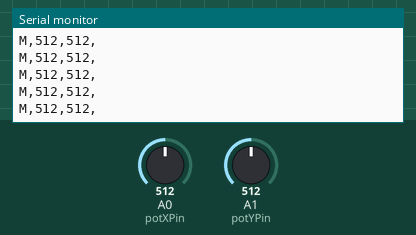
The sketch below on a simulated Arduino Uno, built with avr-gcc and run on an emulated ATmega328P. On the bench: the last lines printed to the serial monitor. The test bench sets the inputs (shaded band); at power-on: A0 (potXPin) = 512, A1 (potYPin) = 512.

Above: at 1.2 s.
1.3 s: A0 (potXPin) set to 111
At 1.36 s:
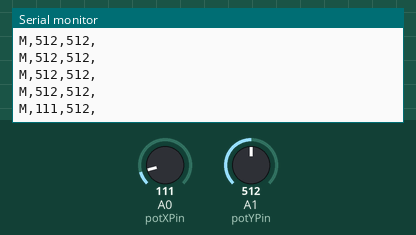
2.8 s: A0 (potXPin) set to 90
At 2.83 s:
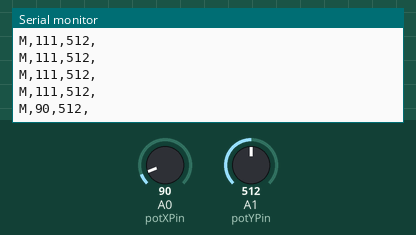
4.3 s: A1 (potYPin) set to 109
At 4.33 s:
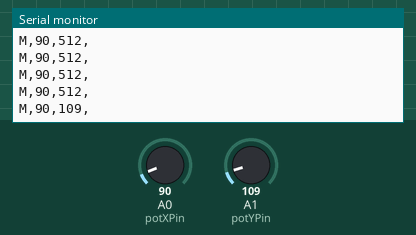
5.8 s: A1 (potYPin) set to 89
At 5.83 s:
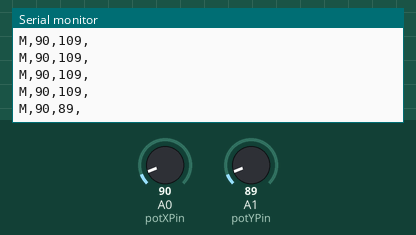
Timing chart, 0 to 8.8 s (numbered marks = the images above; inputs shaded):
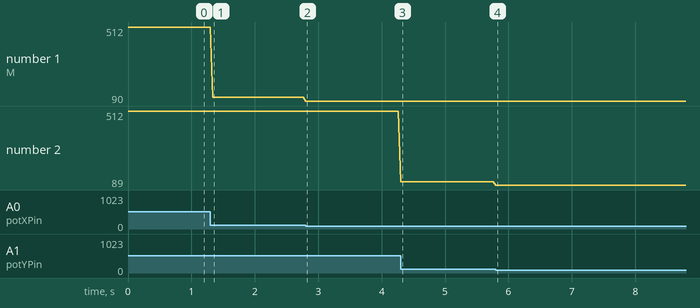

Measured:
- after the input at 1.3 s, the serial monitor: prints a new line at once (image 1)
- after the input at 2.8 s, the serial monitor: prints a new line at once (image 2)
- after the input at 4.3 s, the serial monitor: prints a new line at once (image 3)
- after the input at 5.8 s, the serial monitor: prints a new line at once (image 4)
- plotted number 1: 512 → 111 after the input at 1.3 s, 111 → 90 after the input at 2.8 s
- plotted number 2: 512 → 109 after the input at 4.3 s, 109 → 89 after the input at 5.8 s

The sketch:

sketch_jul05a.ino
```cpp
// int sensorpin = A5;
// int sensorvalue;
#define potXPin A0
#define potYPin A1
 char HEADER = 'M';
void setup() {
 Serial.begin(9600);

}

void loop() {
// sensorvalue = analogRead(sensorpin);
// if(sensorvalue>27){
//  Serial.print(sensorvalue.DEC);
//  delay(100);
// }
 int x =analogRead(potXPin);
 int y =analogRead(potYPin);

 Serial.print(HEADER);
 Serial.print(",");
 Serial.print(x,DEC);
 Serial.print(",");
 Serial.print(y,DEC);
 Serial.print(",");

 Serial.println();
 delay(40);

}
```
